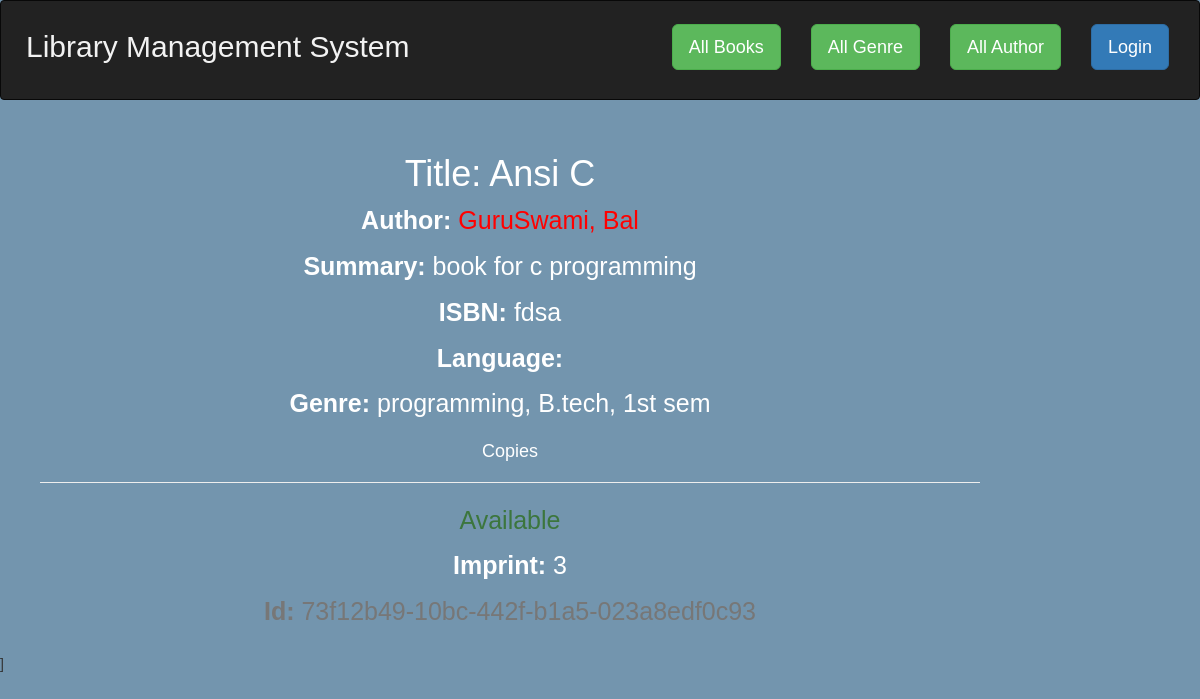
/catalog/book/2, run on the app's committed database.
### catalog/models.py (models this page shows, shortened)
class Book(models.Model):
    title = models.CharField(max_length=200)
    author = models.ForeignKey('Author', on_delete=models.SET_NULL, null=True)
    summary = models.TextField(max_length=1000, help_text='Enter a brief description of the book')
    isbn = models.CharField('ISBN', max_length=13, help_text='13 Character <a href="https://www.isbn-international.org/content/what-isbn">ISBN number</a>')
    genre = models.ManyToManyField(Genre, help_text='Select a genre for this book')
    def display_genre(self):
        """Create a string for the Genre. This is required to display genre in Admin."""
        return ', '.join(genre.name for genre in self.genre.all()[:3])
    display_genre.short_description = 'Genre'

class Author(models.Model):
    first_name = models.CharField(max_length=100)
    last_name = models.CharField(max_length=100)
    date_of_birth = models.DateField(null=True, blank=True)
    date_of_death = models.DateField('Died', null=True, blank=True)
    class Meta:
        ordering = ['last_name', 'first_name']
    def __str__(self):
        return f'{self.last_name}, {self.first_name}'

class Genre(models.Model):
    name = models.CharField(max_length=200, help_text='Enter a book genre (e.g. Science Fiction)')
    master=models.ForeignKey('self', null=True, blank=True, related_name='genre',on_delete=models.SET_NULL)
    def __str__(self):
        a=self.master
        if a==None:
            a=''
        else:
            a=str(a)
            a+=','
        return f'{a} {self.name}'

class BookInstance(models.Model):
    id = models.UUIDField(primary_key=True, default=uuid.uuid4, help_text='Unique ID for this particular book across whole library')
    book = models.ForeignKey('Book', on_delete=models.SET_NULL, null=True)
    imprint = models.CharField(max_length=200)
    due_back = models.DateField(null=True, blank=True)
    borrower=models.ForeignKey(User,on_delete=models.SET_NULL, null=True, blank=True)
    LOAN_STATUS = (
        ('m', 'Maintenance'),
        ('o', 'On loan'),
        ('a', 'Available'),
        ('r', 'Reserved'),
    )
    status = models.CharField(
        max_length=1,
        choices=LOAN_STATUS,
        blank=True,
        default='m',
        help_text='Book availability',
    )
    class Meta:
        ordering = ['due_back']

### catalog/views.py (the view)
# urls.py: path('book/<int:pk>', views.BookDetailView.as_view(), name='book-detail'),
class BookDetailView(generic.DetailView):
    model = Book

### catalog/templates/catalog/book_detail.html (shortened to what this page needs)
{% extends "base_generic.html" %}
{% block content %}
  <h1>Title: {{ book.title }}</h1>
  <p><strong>Author:</strong> <a href="{% url 'author-detail' book.author.pk %}">{{ book.author }}</a></p>
  <p><strong>Summary:</strong> {{ book.summary }}</p>
  <p><strong>ISBN:</strong> {{ book.isbn }}</p>
  <p><strong>Language:</strong> {{ book.language }}</p>
  <p><strong>Genre:</strong> {{ book.genre.all|join:", " }}</p>
  <div style="margin-left:20px;margin-top:20px">
    <h4>Copies</h4>
    {% for copy in book.bookinstance_set.all %}
      <hr>
      <p class="{% if copy.status == 'a' %}text-success{% elif copy.status == 'm' %}text-danger{% else %}text-warning{% endif %}">
        {{ copy.get_status_display }}
      </p>
      <p><strong>Imprint:</strong> {{ copy.imprint }}</p>
      <p class="text-muted"><strong>Id:</strong> {{ copy.id }}</p>
    {% endfor %}
  </div>
{% endblock %}

### catalog/templates/base_generic.html (style rules this page uses)
body { margin: 0; font-family: Arial, Helvetica, sans-serif; background-color: #7395AE; }
a { color: red; }

### data on the page
Book: title "Ansi C", author "GuruSwami, Bal", summary "book for c programming", isbn "fdsa", genre.all "programming, B.tech, 1st sem"
BookInstance: status "Available", imprint "3", id "73f12b49-10bc-442f-b1a5-023a8edf0c93"
